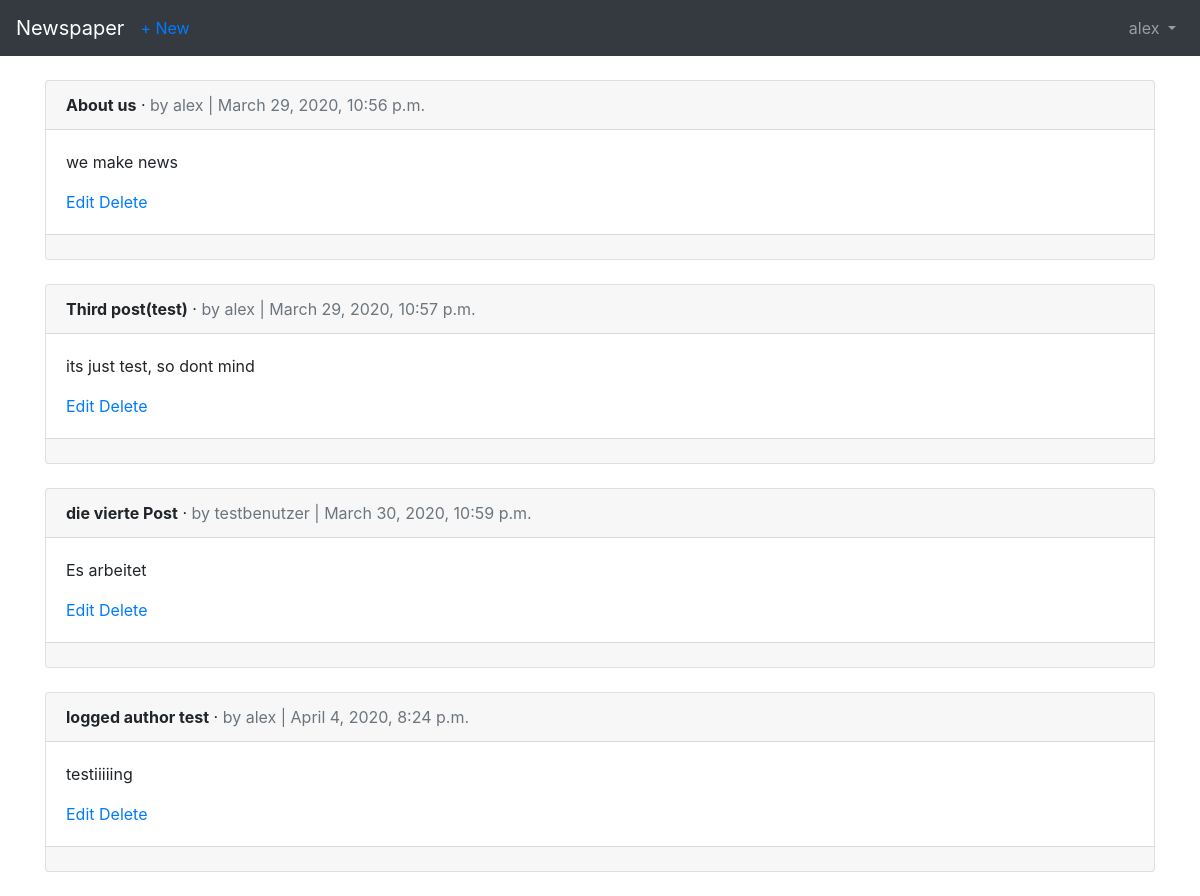
/articles/ (signed in), run on an earlier commit of the app's database.
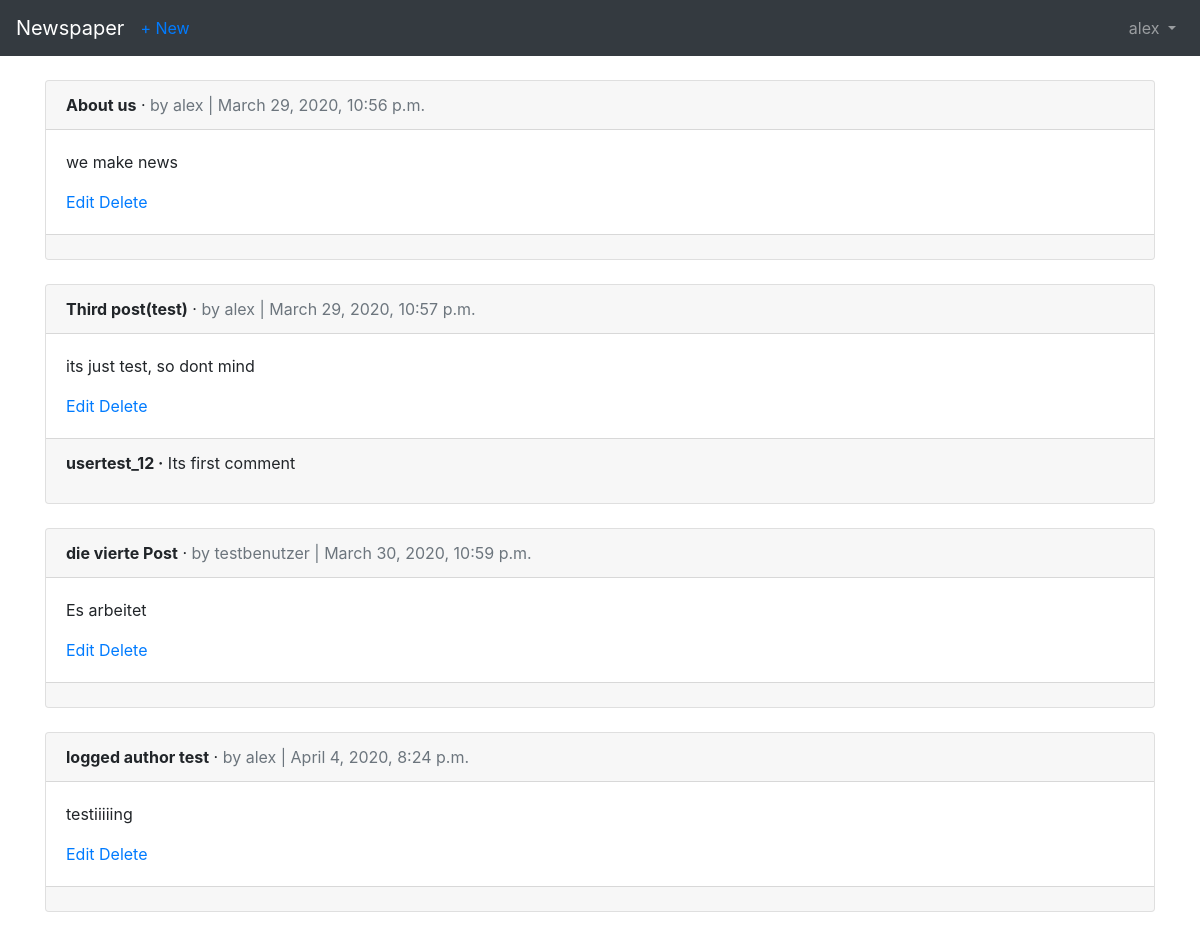
And on a later commit of the database.
### articles/models.py (models this page shows, shortened)
class Article(models.Model):
	title = models.CharField(max_length=255)
	body = models.TextField()
	date = models.DateTimeField(auto_now_add=True)
	author = models.ForeignKey(
		get_user_model(),
		on_delete=models.CASCADE,
		)

class Comment(models.Model):
	article = models.ForeignKey(
		Article,
		on_delete=models.CASCADE,
		related_name='comments',)
	comment = models.CharField(max_length=140)
	author = models.ForeignKey(
		get_user_model(),
		on_delete=models.CASCADE,
		)
	def __str__(self):
		return self.comment

### users/models.py (models this page shows)
class CustomUser (AbstractUser):
		age = models.PositiveIntegerField(null=True, blank=True)

### articles/views.py (the view)
# urls.py: path('', ArticleListView.as_view(), name='article_list'),
class ArticleListView(LoginRequiredMixin, ListView):
	model = Article
	template_name = 'article_list.html'
	login_url = 'login'

### templates/article_list.html (shortened to what this page needs)
{% extends 'base.html' %}
{% block content %}
	{% for article in object_list %}
		<div class="card">
			<div class="card-header">
				<span class="font-weight-bold">{{ article.title }}</span> &middot;
				<span class="text-muted">by {{ article.author }} | {{article.date}}</span>
			</div>
			<div class="card-body">
				<p>{{ article.body }}</p>
				<a href="{% url 'article_edit' article.pk %}">Edit</a>
				<a href="{% url 'article_delete' article.pk %}">Delete</a>
			</div>
			<div class="card-footer">
				{% for comment in article.comments.all %}
					<p>
						<span class="font-weight-bold">{{ comment.author }} &middot;</span>
						{{ comment }}
					</p>
				{% endfor %}
			</div>
		</div>
		<br>
	{% endfor %}
{% endblock content %}

What changed in the data, as far as the page shows it:
added Comment: author "usertest_12", comment "Its first comment", shown under Article "Third post(test)"
